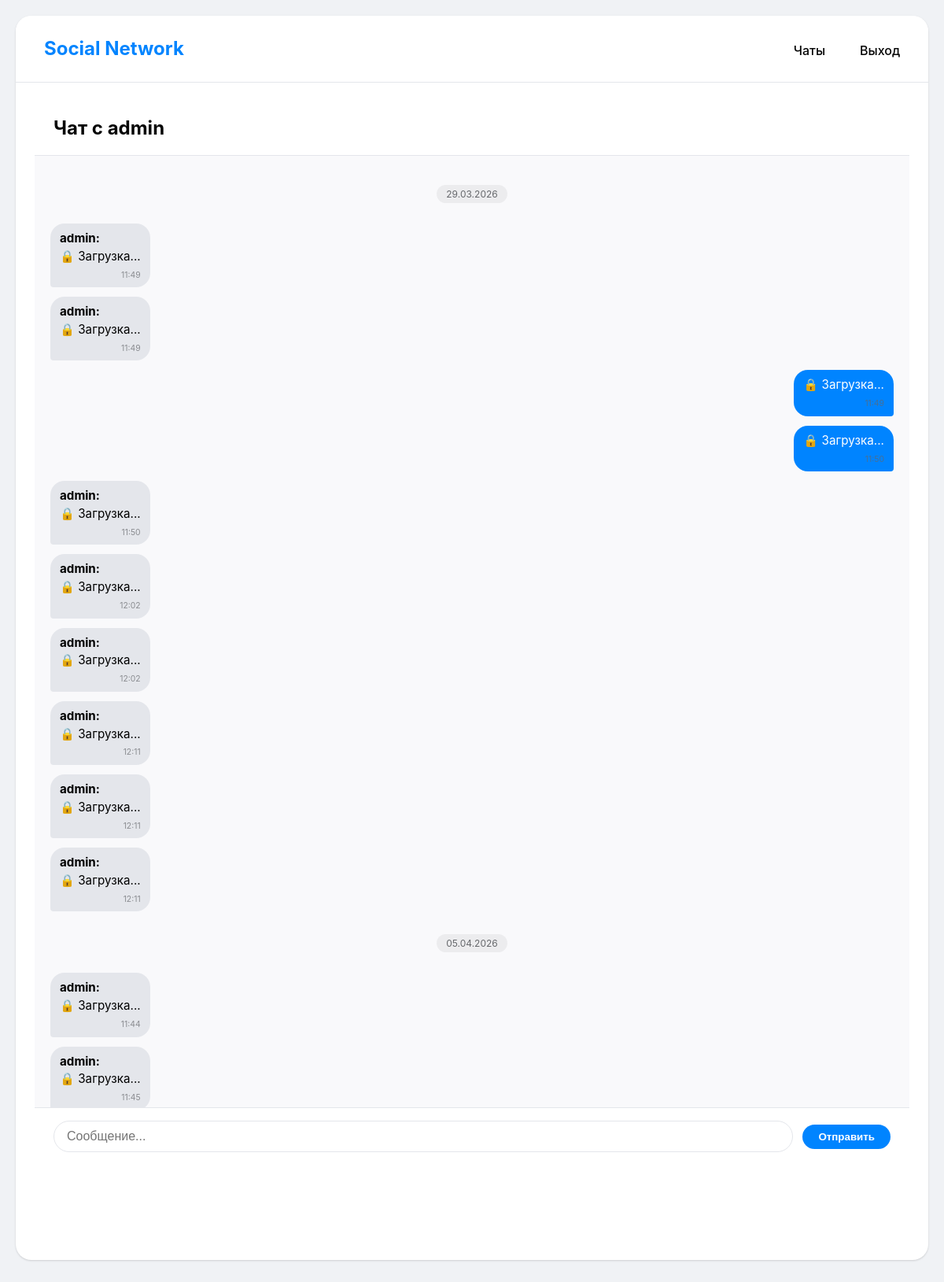
/chat/1 (signed in), run on an earlier commit of the app's database.
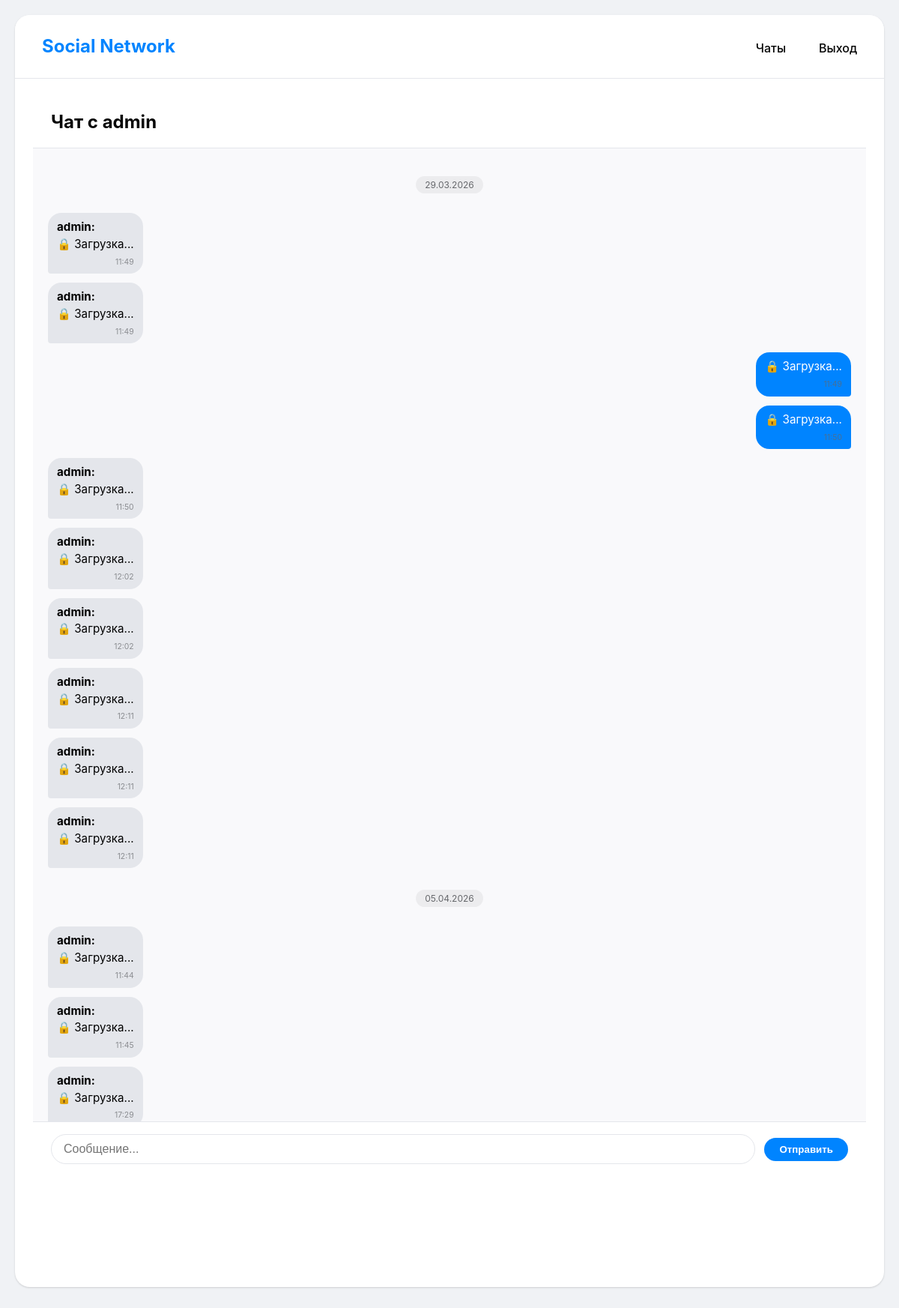
And on a later commit of the database.
### app/models.py (models this page shows, shortened)
class User(UserMixin, db.Model):
  id: so.Mapped[int] = so.mapped_column(primary_key=True)
  username: so.Mapped[str] = so.mapped_column(sa.String(64), index=True, unique=True)
  email: so.Mapped[str] = so.mapped_column(sa.String(120), index=True, unique=True)
  password_hash: so.Mapped[Optional[str]] = so.mapped_column(sa.String(256))
  public_key: so.Mapped[Optional[str]] = so.mapped_column(sa.Text, nullable=True)
  about_me: so.Mapped[Optional[str]] = so.mapped_column(sa.String(200), nullable=True)
  dialogs_as_user1: so.Mapped[list['Dialog']] = so.relationship(
        foreign_keys='Dialog.user1_id',
        back_populates='user1'
  )
  dialogs_as_user2: so.Mapped[list['Dialog']] = so.relationship(
      foreign_keys='Dialog.user2_id',
      back_populates='user2'
  )
  sent_messages: so.Mapped[list['Message']] = so.relationship(
      foreign_keys='Message.sender_id',
      back_populates='sender'
  )

class Message(db.Model):
  id: so.Mapped[int] = so.mapped_column(primary_key=True)
  content: so.Mapped[str] = so.mapped_column(sa.Text, nullable=False)
  timestamp: so.Mapped[datetime] = so.mapped_column(index=True, default=datetime.utcnow)
  dialog_id: so.Mapped[int] = so.mapped_column(
    sa.ForeignKey('dialog.id'),
    nullable=False
  )
  sender_id: so.Mapped[int] = so.mapped_column(
    sa.ForeignKey('user.id'),
    nullable=False
  )
  is_read: so.Mapped[bool] = so.mapped_column(default=False)
  sender: so.Mapped[User] = so.relationship(
    foreign_keys=[sender_id],
    back_populates='sent_messages'
  )
  dialog: so.Mapped[Dialog] = so.relationship(
      back_populates='messages'
  )

### app/routes.py (the view, shortened to what this page needs)
@app.route('/chat/<int:user_id>', methods=['GET', 'POST'])
@login_required
def chat(user_id):
  if user_id == current_user.id:
    flash('Нельзя начать чат с самим собой')
    return redirect(url_for('chats'))
  dialog = get_or_create_dialog(current_user.id, user_id)
  other_user = User.query.get(user_id)
  messages = Message.query.filter_by(dialog_id=dialog.id).order_by(Message.timestamp).all()
  for msg in messages:
    if msg.sender_id != current_user.id and not msg.is_read:
      msg.is_read = True
  db.session.commit()
  return render_template('chat.html', dialog=dialog,  messages=messages, other_user=other_user)

### app/models.py (called while the page is built)
@login.user_loader
def load_user(id):
  return db.session.get(User, int(id))

### app/routes.py (called while the page is built)
def get_or_create_dialog(user1_id, user2_id):
  small_id = min(user1_id, user2_id)
  large_id = max(user1_id, user2_id)
  dialog = Dialog.query.filter_by(user1_id=small_id, user2_id=large_id).first()
  if not dialog:
    dialog = Dialog(user1_id=small_id,user2_id=large_id)
    db.session.add(dialog)
    db.session.commit()
  return dialog

### app/templates/chat.html (shortened to what this page needs)
{% extends "base.html" %} {% block content %}
<div class="chat-header">
    <h2>Чат с {{ other_user.username }}</h2>
</div>
<div id="messages" class="messages-area">
    {% set ns = namespace(last_date=None) %} {% for msg in messages %} {% set msg_date = msg.timestamp.strftime('%d.%m.%Y') %} {% if ns.last_date != msg_date %}
    <div class="date-divider">
        <span>{{ msg_date }}</span>
    </div>
    {% set ns.last_date = msg_date %} {% endif %}
    <div class="message {% if msg.sender_id == current_user.id %}sent{% else %}received{% endif %}" data-encrypted="{{ msg.content }}" data-username="{{ msg.sender.username }}">
        <div class="bubble">
            <div class="message-text">
                {% if msg.sender_id != current_user.id %}
                <strong>{{ msg.sender.username }}:</strong><br> {% endif %}
                <span class="message-content">🔒 Загрузка...</span>
            </div>
            <div class="message-time">{{ msg.timestamp.strftime('%H:%M') }}</div>
        </div>
    </div>
    {% endfor %}
</div>
<form class="message-form" id="message-form">
    <input type="text" class="message-input" id="msg" placeholder="Сообщение...">
    <button type="submit" class="send-btn">Отправить</button>
</form>
{% endblock %}

### app/templates/base.html (shortened to what this page needs)
<html>
<head>
    <link rel="stylesheet" href="{{ url_for('static', filename='css/style.css') }}">
</head>
<body>
    <div class="container">
        <div class="navbar">
            <a href="{{ url_for('index') }}" class="brand">Social Network</a>
            <a href="{{ url_for('chats') }}">Чаты</a> {% if current_user.is_anonymous %}
            <a href="{{ url_for('login') }}">Вход</a> {% else %}
            <a href="{{ url_for('logout') }}">Выход</a> {% endif %}
        </div>
        <div class="content">
             {% block content %}{% endblock %}
        </div>
    </div>
</body>
</html>

### app/static/css/style.css (style rules this page uses)
:root { --primary-color: #0084ff; --secondary-color: #e4e6eb; --text-dark: #050505; --text-light: #65676b; --bg-body: #f0f2f5; --white: #ffffff; --border-radius: 16px; --shadow: 0 1px 2px rgba(0, 0, 0, 0.05), 0 1px 3px rgba(0, 0, 0, 0.1); }
* { margin: 0; padding: 0; box-sizing: border-box; }
body { font-family: -apple-system, BlinkMacSystemFont, 'Segoe UI', Roboto, Helvetica, Arial, sans-serif; background-color: var(--bg-body); color: var(--text-dark); line-height: 1.5; padding: 20px; }
.container { max-width: 1200px; margin: 0 auto; background-color: var(--white); border-radius: 20px; box-shadow: var(--shadow); overflow: hidden; min-height: 85vh; }
.navbar { background-color: var(--white); padding: 16px 24px; border-bottom: 1px solid #e4e6eb; display: flex; flex-wrap: wrap; gap: 20px; align-items: baseline; }
.navbar .brand { font-size: 1.5rem; font-weight: 700; color: var(--primary-color); margin-right: auto; text-decoration: none; }
.navbar a { color: var(--text-dark); text-decoration: none; font-weight: 500; padding: 8px 12px; border-radius: 8px; transition: background-color 0.2s; }
.content { padding: 24px; }
.message-time { font-size: 0.7rem; font-weight: normal; color: var(--text-light); }
.chat-header { border-bottom: 1px solid #e4e6eb; padding: 16px 24px; background-color: var(--white); }
.messages-area { height: 65vh; overflow-y: auto; padding: 20px; background-color: #f9f9fb; display: flex; flex-direction: column; gap: 8px; }
.message { display: flex; margin-bottom: 4px; }
.message.sent { justify-content: flex-end; }
.message.received { justify-content: flex-start; }
.bubble { max-width: 70%; padding: 8px 12px; border-radius: 18px; position: relative; word-wrap: break-word; }
.sent .bubble { background-color: var(--primary-color); color: white; border-bottom-right-radius: 4px; }
.received .bubble { background-color: var(--secondary-color); color: black; border-bottom-left-radius: 4px; }
.message-text { font-size: 0.95rem; margin-bottom: 4px; }
.message-time { font-size: 0.65rem; opacity: 0.7; text-align: right; }
.message-form { padding: 16px 24px; background-color: var(--white); border-top: 1px solid #e4e6eb; display: flex; gap: 12px; align-items: center; }
.message-input { flex-grow: 1; padding: 10px 16px; border: 1px solid #e4e6eb; border-radius: 24px; font-size: 1rem; outline: none; transition: border 0.2s; }
.send-btn { background-color: var(--primary-color); color: white; border: none; padding: 8px 20px; border-radius: 24px; font-weight: 600; cursor: pointer; transition: opacity 0.2s; }
.date-divider { text-align: center; margin: 20px 0; position: relative; }
.date-divider span { background-color: rgba(0, 0, 0, 0.05); padding: 4px 12px; border-radius: 20px; font-size: 0.75rem; color: #65676b; }
.message-time { font-size: 0.65rem; opacity: 0.7; margin-left: 8px; white-space: nowrap; }

What changed in the data, as far as the page shows it:
added Message: sender.username "admin", timestamp "17:29"
